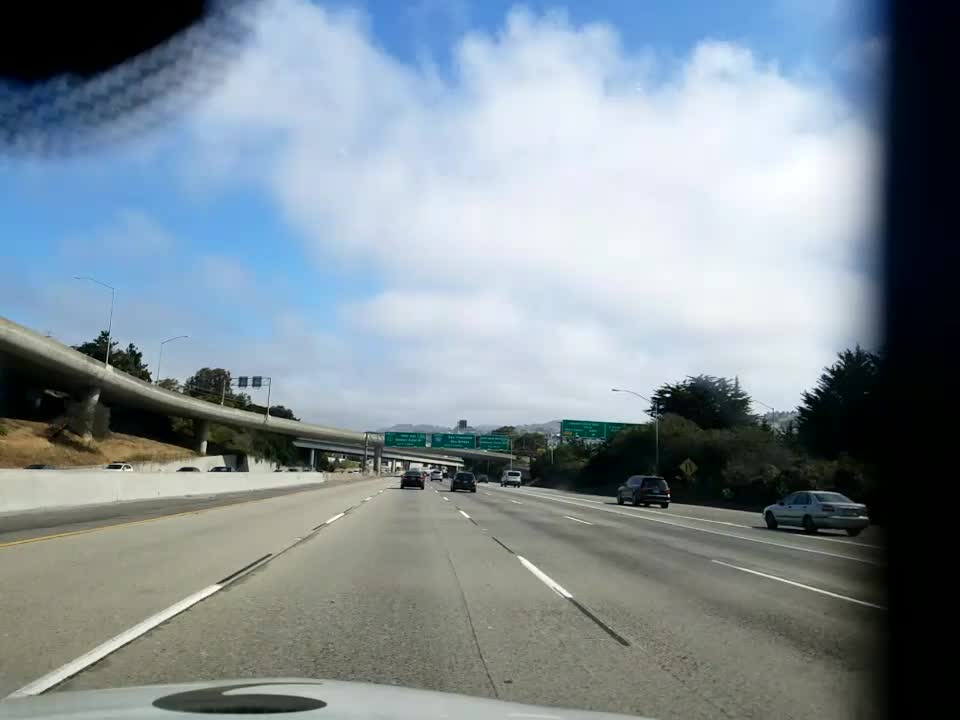
#> input picture projective_challenge/pics/0_0.jpg, 960 x 720 px
$ python sobel_test.py   (older library calls are emulated)
#> lines starting #> are read from the running program, lines starting #| are printed output that depends on the picture
from __future__ import division, print_function, absolute_import

import numpy as np

from scipy import misc
from scipy import ndimage as nd


img = misc.imread('projective_challenge/pics/0_0.jpg')
#> img is the input picture: shape (720, 960, 3); mean R, G, B 128.8, 142, 149.8
img = img.astype('int32')
dx = nd.sobel(img, 0)
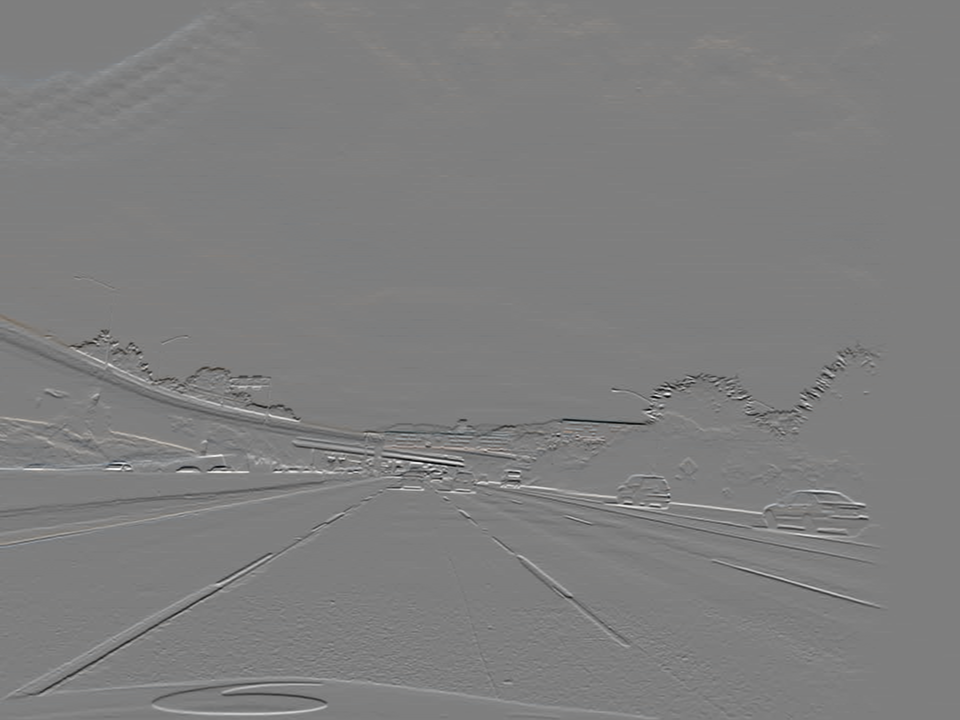
#> dx: shape (720, 960, 3) int32; mean R, G, B 2.8, 1.6, 0.2; drawn with min black and max white
dy = nd.sobel(img, 1)
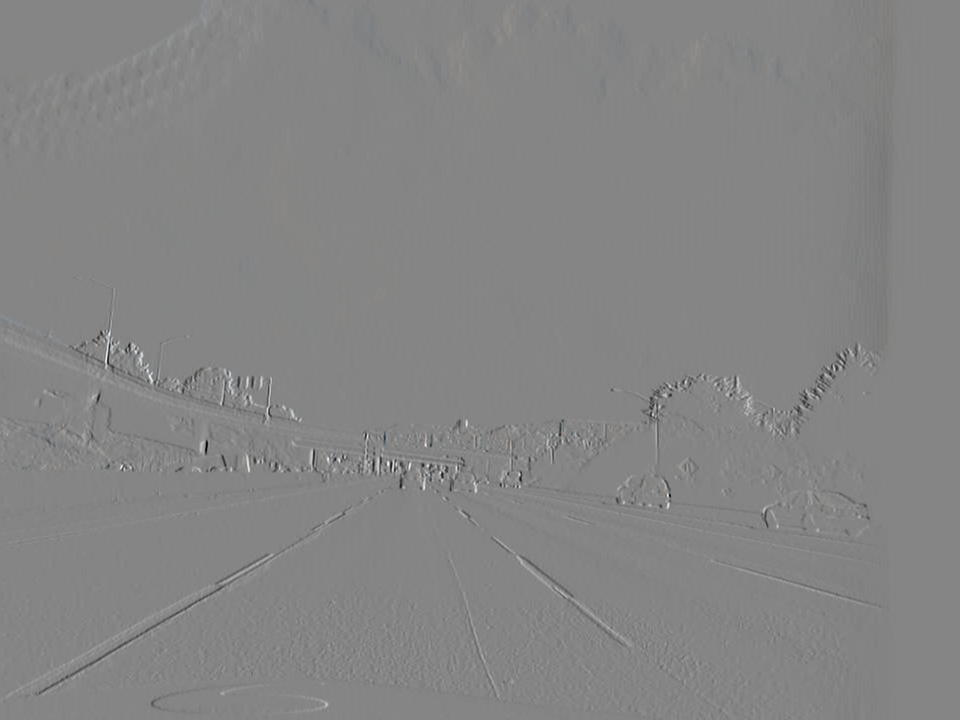
#> dy: shape (720, 960, 3) int32; mean R, G, B -3.1, -3.4, -3.6; drawn with min black and max white
magnitude = np.hypot(dx, dy)
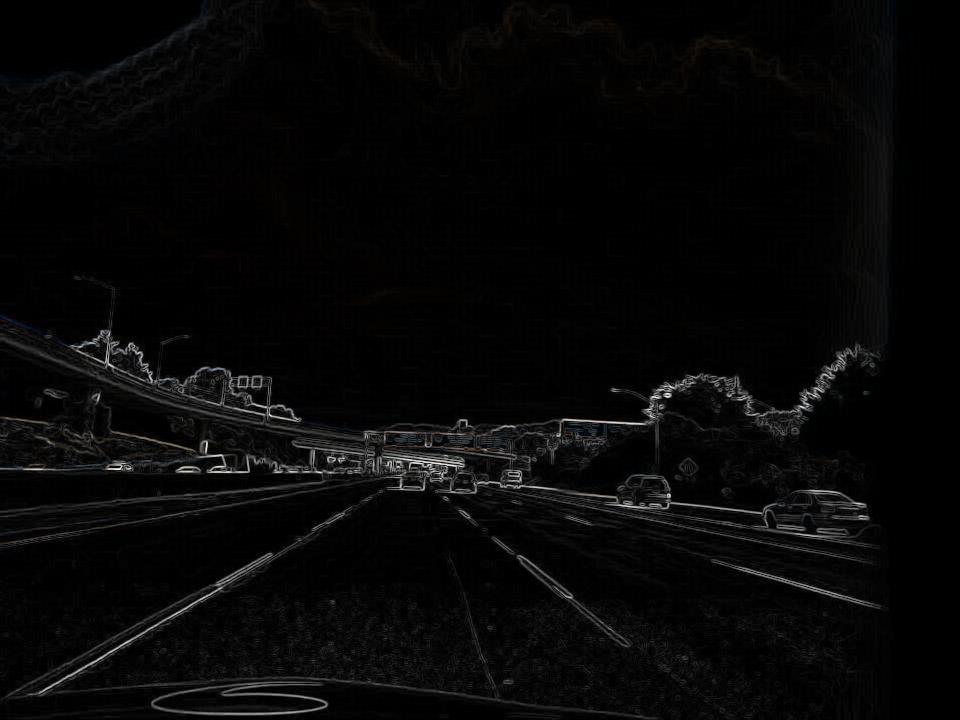
#> magnitude: shape (720, 960, 3) float64; mean R, G, B 101.2, 98.9, 99.6; drawn with min black and max white
# magnitude *= 255.0 / np.max(magnitude)
misc.imsave('sobel.jpg', magnitude)

$ run again, with projective_challenge/pics/0_3.jpg copied over projective_challenge/pics/0_0.jpg
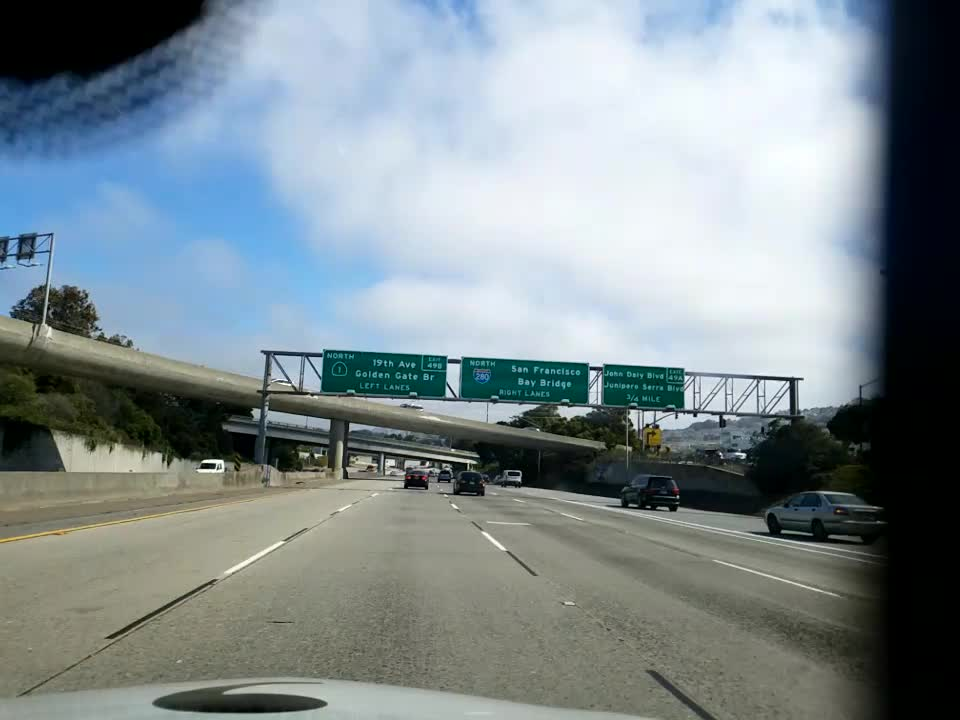
#> input picture projective_challenge/pics/0_3.jpg, 960 x 720 px
#> img is the input picture: shape (720, 960, 3); mean R, G, B 127.4, 139.9, 144.4
#> `dy = nd.sobel(img, 1)`:
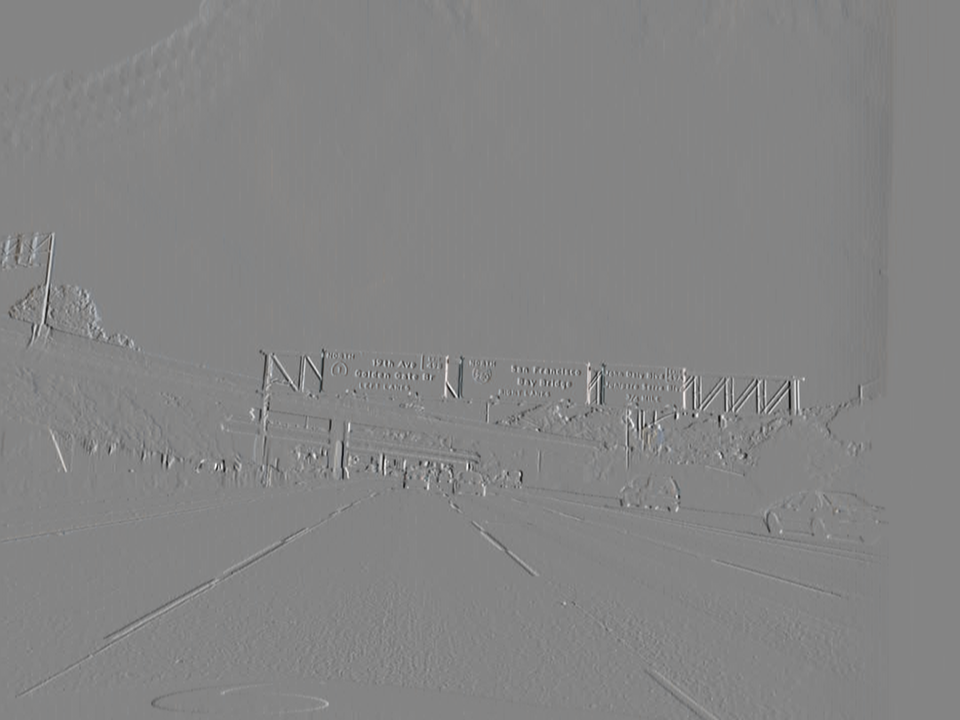
#> dy: shape (720, 960, 3) int32; mean R, G, B -2.9, -3.1, -3.2; drawn with min black and max white
#> `magnitude = np.hypot(dx, dy)`:
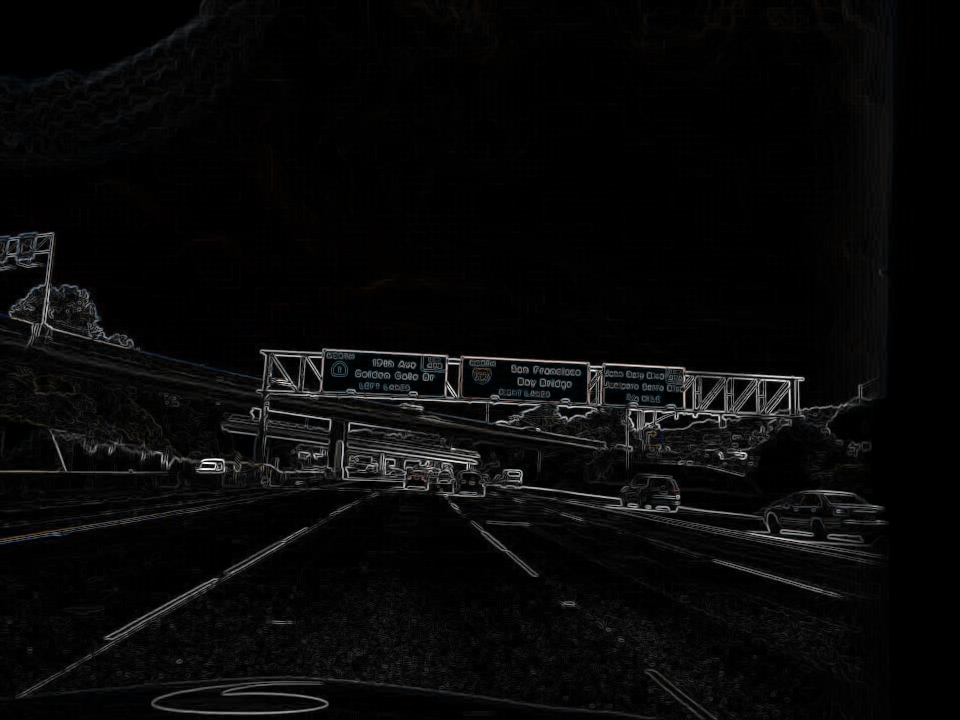
#> magnitude: shape (720, 960, 3) float64; mean R, G, B 127.6, 126.6, 128.2; drawn with min black and max white
